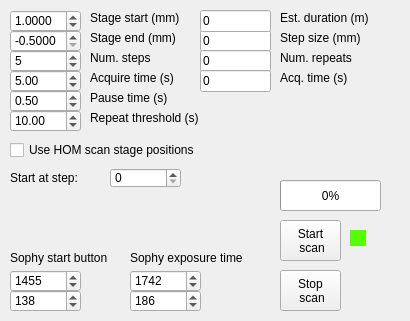
    <widget class="QWidget" name="timepix_scan">
     <attribute name="title">
      <string>TimePix scan</string>
     </attribute>
     <widget class="QLabel" name="label_89">
      <property name="geometry">
       <rect>
        <x>90</x>
        <y>30</y>
        <width>111</width>
        <height>16</height>
       </rect>
      </property>
      <property name="text">
       <string>Stage end (mm)</string>
      </property>
     </widget>
     <widget class="QDoubleSpinBox" name="tpx_scan_start">
      <property name="geometry">
       <rect>
        <x>10</x>
        <y>10</y>
        <width>71</width>
        <height>22</height>
       </rect>
      </property>
      <property name="decimals">
       <number>4</number>
      </property>
      <property name="minimum">
       <double>-0.500000000000000</double>
      </property>
      <property name="maximum">
       <double>50.000000000000000</double>
      </property>
      <property name="singleStep">
       <double>0.050000000000000</double>
      </property>
      <property name="value">
       <double>1.000000000000000</double>
      </property>
     </widget>
     <widget class="QLabel" name="label_90">
      <property name="geometry">
       <rect>
        <x>90</x>
        <y>10</y>
        <width>111</width>
        <height>16</height>
       </rect>
      </property>
      <property name="text">
       <string>Stage start (mm)</string>
      </property>
     </widget>
     <widget class="QDoubleSpinBox" name="tpx_scan_end">
      <property name="geometry">
       <rect>
        <x>10</x>
        <y>30</y>
        <width>71</width>
        <height>22</height>
       </rect>
      </property>
      <property name="decimals">
       <number>4</number>
      </property>
      <property name="minimum">
       <double>-0.500000000000000</double>
      </property>
      <property name="maximum">
       <double>50.000000000000000</double>
      </property>
      <property name="singleStep">
       <double>0.050000000000000</double>
      </property>
      <property name="value">
       <double>-0.500000000000000</double>
      </property>
     </widget>
     <widget class="QDoubleSpinBox" name="tpx_scan_nsteps">
      <property name="geometry">
       <rect>
        <x>10</x>
        <y>50</y>
        <width>71</width>
        <height>22</height>
       </rect>
      </property>
      <property name="decimals">
       <number>0</number>
      </property>
      <property name="minimum">
       <double>1.000000000000000</double>
      </property>
      <property name="maximum">
       <double>50000.000000000000000</double>
      </property>
      <property name="singleStep">
       <double>1.000000000000000</double>
      </property>
      <property name="value">
       <double>5.000000000000000</double>
      </property>
     </widget>
     <widget class="QDoubleSpinBox" name="tpx_scan_acq_time">
      <property name="geometry">
       <rect>
        <x>10</x>
        <y>70</y>
        <width>71</width>
        <height>22</height>
       </rect>
      </property>
      <property name="decimals">
       <number>2</number>
      </property>
      <property name="minimum">
       <double>0.000000000000000</double>
      </property>
      <property name="maximum">
       <double>10000.000000000000000</double>
      </property>
      <property name="singleStep">
       <double>0.100000000000000</double>
      </property>
      <property name="value">
       <double>5.000000000000000</double>
      </property>
     </widget>
     <widget class="QLabel" name="label_129">
      <property name="geometry">
       <rect>
        <x>90</x>
        <y>50</y>
        <width>111</width>
        <height>16</height>
       </rect>
      </property>
      <property name="text">
       <string>Num. steps</string>
      </property>
     </widget>
     <widget class="QDoubleSpinBox" name="tpx_scan_pause_time">
      <property name="geometry">
       <rect>
        <x>10</x>
        <y>90</y>
        <width>71</width>
        <height>22</height>
       </rect>
      </property>
      <property name="decimals">
       <number>2</number>
      </property>
      <property name="minimum">
       <double>0.000000000000000</double>
      </property>
      <property name="maximum">
       <double>54.000000000000000</double>
      </property>
      <property name="singleStep">
       <double>0.100000000000000</double>
      </property>
      <property name="value">
       <double>0.500000000000000</double>
      </property>
     </widget>
     <widget class="QLabel" name="label_130">
      <property name="geometry">
       <rect>
        <x>10</x>
        <y>250</y>
        <width>111</width>
        <height>16</height>
       </rect>
      </property>
      <property name="text">
       <string>Sophy start button</string>
      </property>
     </widget>
     <widget class="QLabel" name="label_131">
      <property name="geometry">
       <rect>
        <x>90</x>
        <y>90</y>
        <width>111</width>
        <height>16</height>
       </rect>
      </property>
      <property name="text">
       <string>Pause time (s)</string>
      </property>
     </widget>
     <widget class="QLineEdit" name="tpx_step_size">
      <property name="geometry">
       <rect>
        <x>200</x>
        <y>30</y>
        <width>71</width>
        <height>22</height>
       </rect>
      </property>
      <property name="text">
       <string>0</string>
      </property>
     </widget>
     <widget class="QLabel" name="label_132">
      <property name="geometry">
       <rect>
        <x>280</x>
        <y>30</y>
        <width>111</width>
        <height>16</height>
       </rect>
      </property>
      <property name="text">
       <string>Step size (mm)</string>
      </property>
     </widget>
     <widget class="QDoubleSpinBox" name="sophy_start_x">
      <property name="geometry">
       <rect>
        <x>10</x>
        <y>270</y>
        <width>71</width>
        <height>22</height>
       </rect>
      </property>
      <property name="decimals">
       <number>0</number>
      </property>
      <property name="minimum">
       <double>0.000000000000000</double>
      </property>
      <property name="maximum">
       <double>1920.000000000000000</double>
      </property>
      <property name="singleStep">
       <double>1.000000000000000</double>
      </property>
      <property name="value">
       <double>1455.000000000000000</double>
      </property>
     </widget>
     <widget class="QDoubleSpinBox" name="sophy_start_y">
      <property name="geometry">
       <rect>
        <x>10</x>
        <y>290</y>
        <width>71</width>
        <height>22</height>
       </rect>
      </property>
      <property name="decimals">
       <number>0</number>
      </property>
      <property name="minimum">
       <double>0.000000000000000</double>
      </property>
      <property name="maximum">
       <double>1080.000000000000000</double>
      </property>
      <property name="singleStep">
       <double>1.000000000000000</double>
      </property>
      <property name="value">
       <double>138.000000000000000</double>
      </property>
     </widget>
     <widget class="QLabel" name="label_133">
      <property name="geometry">
       <rect>
        <x>90</x>
        <y>70</y>
        <width>111</width>
        <height>16</height>
       </rect>
      </property>
      <property name="text">
       <string>Acquire time (s)</string>
      </property>
     </widget>
     <widget class="QPushButton" name="tpx_scan_stop_btn">
      <property name="geometry">
       <rect>
        <x>280</x>
        <y>270</y>
        <width>61</width>
        <height>41</height>
       </rect>
      </property>
      <property name="autoFillBackground">
       <bool>false</bool>
      </property>
      <property name="text">
       <string>Stop 
 scan</string>
      </property>
      <property name="checkable">
       <bool>true</bool>
      </property>
      <property name="checked">
       <bool>false</bool>
      </property>
      <property name="autoDefault">
       <bool>false</bool>
      </property>
      <property name="default">
       <bool>false</bool>
      </property>
      <property name="flat">
       <bool>false</bool>
      </property>
     </widget>
     <widget class="LedIndicator" name="tpx_scan_led" native="true">
      <property name="geometry">
       <rect>
        <x>350</x>
        <y>230</y>
        <width>16</width>
        <height>16</height>
       </rect>
      </property>
      <property name="palette">
       <palette>
        <active>
         <colorrole role="Base">
          <brush brushstyle="SolidPattern">
           <color alpha="255">
            <red>255</red>
            <green>255</green>
            <blue>255</blue>
           </color>
          </brush>
         </colorrole>
         <colorrole role="Window">
          <brush brushstyle="SolidPattern">
           <color alpha="255">
            <red>85</red>
            <green>255</green>
            <blue>0</blue>
           </color>
          </brush>
         </colorrole>
        </active>
        <inactive>
         <colorrole role="Base">
          <brush brushstyle="SolidPattern">
           <color alpha="255">
            <red>255</red>
            <green>255</green>
            <blue>255</blue>
           </color>
          </brush>
         </colorrole>
         <colorrole role="Window">
          <brush brushstyle="SolidPattern">
           <color alpha="255">
            <red>85</red>
            <green>255</green>
            <blue>0</blue>
           </color>
          </brush>
         </colorrole>
        </inactive>
        <disabled>
         <colorrole role="Base">
          <brush brushstyle="SolidPattern">
           <color alpha="255">
            <red>85</red>
            <green>255</green>
            <blue>0</blue>
           </color>
          </brush>
         </colorrole>
         <colorrole role="Window">
          <brush brushstyle="SolidPattern">
           <color alpha="255">
            <red>85</red>
            <green>255</green>
            <blue>0</blue>
           </color>
          </brush>
         </colorrole>
        </disabled>
       </palette>
      </property>
      <property name="autoFillBackground">
       <bool>true</bool>
      </property>
     </widget>
     <widget class="QPushButton" name="tpx_scan_start_btn">
      <property name="geometry">
       <rect>
        <x>280</x>
        <y>220</y>
        <width>61</width>
        <height>41</height>
       </rect>
      </property>
      <property name="autoFillBackground">
       <bool>false</bool>
      </property>
      <property name="text">
       <string>Start 
 scan</string>
      </property>
      <property name="checkable">
       <bool>true</bool>
      </property>
      <property name="checked">
       <bool>false</bool>
      </property>
      <property name="autoDefault">
       <bool>false</bool>
      </property>
      <property name="default">
       <bool>false</bool>
      </property>
      <property name="flat">
       <bool>false</bool>
      </property>
     </widget>
     <widget class="QLineEdit" name="tpx_scan_duration">
      <property name="geometry">
       <rect>
        <x>200</x>
        <y>10</y>
        <width>71</width>
        <height>22</height>
       </rect>
      </property>
      <property name="text">
       <string>0</string>
      </property>
     </widget>
     <widget class="QLabel" name="label_134">
      <property name="geometry">
       <rect>
        <x>280</x>
        <y>10</y>
        <width>111</width>
        <height>16</height>
       </rect>
      </property>
      <property name="text">
       <string>Est. duration (m)</string>
      </property>
     </widget>
     <widget class="QProgressBar" name="tpx_scan_progressBar">
      <property name="geometry">
       <rect>
        <x>280</x>
        <y>180</y>
        <width>101</width>
        <height>31</height>
       </rect>
      </property>
      <property name="value">
       <number>0</number>
      </property>
     </widget>
     <widget class="QLabel" name="label_135">
      <property name="geometry">
       <rect>
        <x>130</x>
        <y>250</y>
        <width>131</width>
        <height>16</height>
       </rect>
      </property>
      <property name="text">
       <string>Sophy exposure time</string>
      </property>
     </widget>
     <widget class="QDoubleSpinBox" name="sophy_exp_time_y">
      <property name="geometry">
       <rect>
        <x>130</x>
        <y>290</y>
        <width>71</width>
        <height>22</height>
       </rect>
      </property>
      <property name="decimals">
       <number>0</number>
      </property>
      <property name="minimum">
       <double>0.000000000000000</double>
      </property>
      <property name="maximum">
       <double>1080.000000000000000</double>
      </property>
      <property name="singleStep">
       <double>1.000000000000000</double>
      </property>
      <property name="value">
       <double>186.000000000000000</double>
      </property>
     </widget>
     <widget class="QDoubleSpinBox" name="sophy_exp_time_x">
      <property name="geometry">
       <rect>
        <x>130</x>
        <y>270</y>
        <width>71</width>
        <height>22</height>
       </rect>
      </property>
      <property name="decimals">
       <number>0</number>
      </property>
      <property name="minimum">
       <double>0.000000000000000</double>
      </property>
      <property name="maximum">
       <double>1920.000000000000000</double>
      </property>
      <property name="singleStep">
       <double>1.000000000000000</double>
      </property>
      <property name="value">
       <double>1742.000000000000000</double>
      </property>
     </widget>
     <widget class="QDoubleSpinBox" name="tpx_scan_repeat_thresh">
      <property name="geometry">
       <rect>
        <x>10</x>
        <y>110</y>
        <width>71</width>
        <height>22</height>
       </rect>
      </property>
      <property name="decimals">
       <number>2</number>
      </property>
      <property name="minimum">
       <double>0.000000000000000</double>
      </property>
      <property name="maximum">
       <double>54.000000000000000</double>
      </property>
      <property name="singleStep">
       <double>1.000000000000000</double>
      </property>
      <property name="value">
       <double>10.000000000000000</double>
      </property>
     </widget>
     <widget class="QLabel" name="label_136">
      <property name="geometry">
       <rect>
        <x>90</x>
        <y>110</y>
        <width>121</width>
        <height>16</height>
       </rect>
      </property>
      <property name="text">
       <string>Repeat threshold (s)</string>
      </property>
     </widget>
     <widget class="QLineEdit" name="tpx_scan_nrepeats">
      <property name="geometry">
       <rect>
        <x>200</x>
        <y>50</y>
        <width>71</width>
        <height>22</height>
       </rect>
      </property>
      <property name="text">
       <string>0</string>
      </property>
     </widget>
     <widget class="QLabel" name="label_137">
      <property name="geometry">
       <rect>
        <x>280</x>
        <y>50</y>
        <width>121</width>
        <height>16</height>
       </rect>
      </property>
      <property name="text">
       <string>Num. repeats</string>
      </property>
     </widget>
     <widget class="QLineEdit" name="tpx_scan_acq_time_total">
      <property name="geometry">
       <rect>
        <x>200</x>
        <y>70</y>
        <width>71</width>
        <height>22</height>
       </rect>
      </property>
      <property name="text">
       <string>0</string>
      </property>
     </widget>
     <widget class="QLabel" name="label_138">
      <property name="geometry">
       <rect>
        <x>280</x>
        <y>70</y>
        <width>91</width>
        <height>16</height>
       </rect>
      </property>
      <property name="text">
       <string>Acq. time (s)</string>
      </property>
     </widget>
     <widget class="QCheckBox" name="use_hom_scan_stage_positions">
      <property name="geometry">
       <rect>
        <x>10</x>
        <y>140</y>
        <width>201</width>
        <height>20</height>
       </rect>
      </property>
      <property name="text">
       <string>Use HOM scan stage positions</string>
      </property>
     </widget>
     <widget class="QLabel" name="label_91">
      <property name="geometry">
       <rect>
        <x>10</x>
        <y>170</y>
        <width>111</width>
        <height>16</height>
       </rect>
      </property>
      <property name="text">
       <string>Start at step:</string>
      </property>
     </widget>
     <widget class="QDoubleSpinBox" name="tpx_start_step_num">
      <property name="geometry">
       <rect>
        <x>110</x>
        <y>168</y>
        <width>71</width>
        <height>20</height>
       </rect>
      </property>
      <property name="decimals">
       <number>0</number>
      </property>
      <property name="minimum">
       <double>0.000000000000000</double>
      </property>
      <property name="maximum">
       <double>1000.000000000000000</double>
      </property>
      <property name="singleStep">
       <double>1.000000000000000</double>
      </property>
      <property name="value">
       <double>0.000000000000000</double>
      </property>
     </widget>
    </widget>
